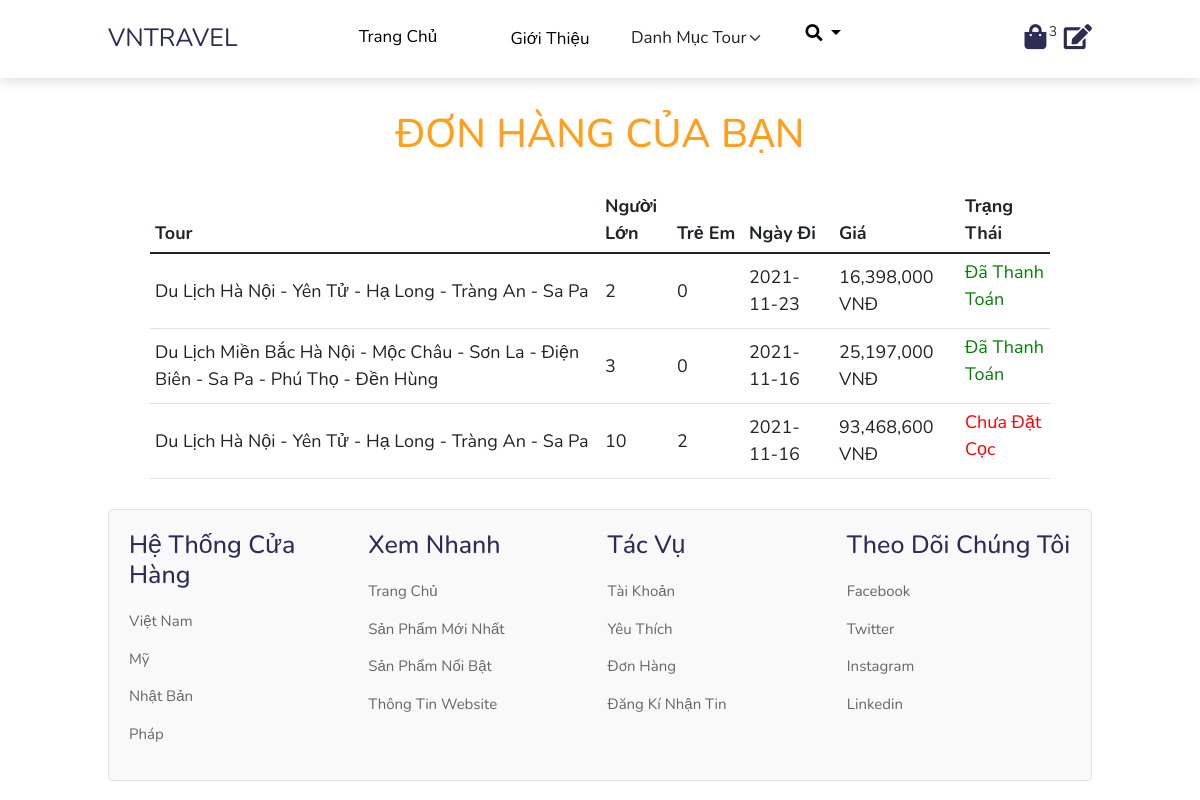
/order (signed in), run on an earlier commit of the app's database.
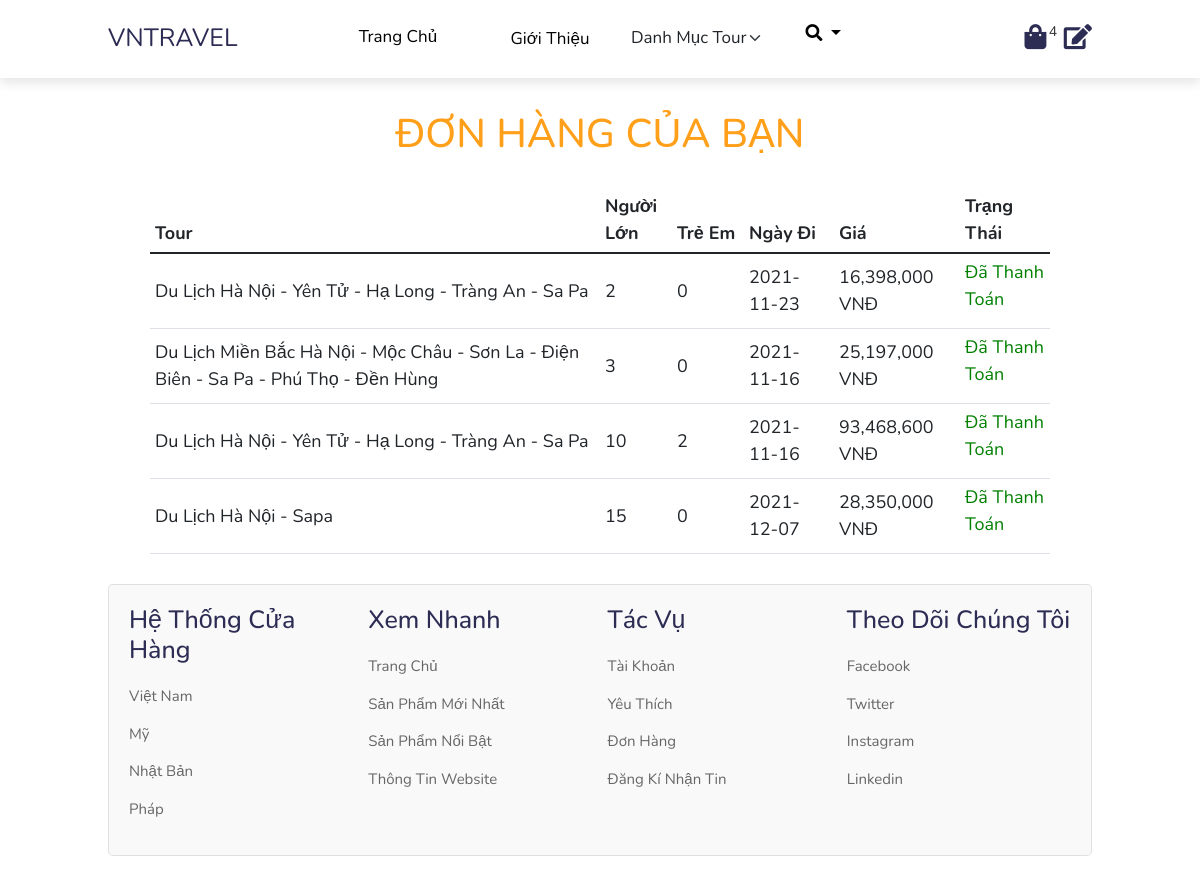
And on a later commit of the database.
### tables this page shows
CREATE TABLE `don_hang` (
  `id` int(11) NOT NULL,
  `id_tour` int(11) NOT NULL,
  `id_kh` int(11) NOT NULL,
  `nguoi_lon` int(11) NOT NULL,
  `tre_em` int(11) NOT NULL,
  `ngay_di` varchar(255) NOT NULL,
  `noi_di` varchar(255) NOT NULL,
  `lich_trinh` varchar(10000) NOT NULL,
  `gia` int(11) NOT NULL,
  `ngay_tao` date NOT NULL,
  `dat_coc` int(11) NOT NULL DEFAULT 2,
  `trang_thai` int(11) NOT NULL DEFAULT 2,
  `id_admin` int(11) NOT NULL,
  `thanh_toan` varchar(255) NOT NULL
);

CREATE TABLE `tour` (
  `id` int(11) NOT NULL,
  `ten` varchar(255) NOT NULL,
  `id_diachi` int(11) NOT NULL,
  `anh` varchar(255) NOT NULL,
  `id_danhmuc` int(11) NOT NULL,
  `ngay_di` date DEFAULT NULL,
  `ngay_den` date DEFAULT NULL,
  `noi_di` varchar(255) NOT NULL,
  `mo_ta` varchar(255) NOT NULL,
  `thong_tin` varchar(10000) NOT NULL,
  `gia` varchar(255) NOT NULL,
  `khuyen_mai` varchar(255) NOT NULL,
  `luot_xem` int(11) NOT NULL DEFAULT 0,
  `ngay_tao` date NOT NULL,
  `ngay_sua` date NOT NULL,
  `trang_thai` int(11) NOT NULL DEFAULT 1
);

### commons/helper.php (called while the page is built, shortened)
<?php
function client_render($viewpath, $data = []){
    extract($data);
    include_once "./views/client/layout.php";
}
?>

### business/client/clientpage.php (called while the page is built, shortened)
<?php
function client_order(){
    if( isset($_SESSION['user'])){
        $order = getSelect_by_id('don_hang','id_kh', $_SESSION['user']['id']);
        } else {
            $order = [];
    }
    $category = getSelect("danh_muc", 0, 10);
    $address = getSelect('dia_chi', 0, 10);
    client_render('order.php',[
        "category" => $category,
        "address" => $address,
        "order" => $order,
    ]);
}
?>

### dao/connect_DB.php (called while the page is built, shortened)
<?php
function getConnection(){
    $dbHost = "mysql:host=localhost;dbname=du_an";
    $dbName = 'root';
    $dbPass ='';
    $connection = new PDO($dbHost, $dbName, $dbPass);
    $connection->exec("set names utf8");
    return $connection;
}
function query($sql){
    try {
        $conn = getConnection();
        $statement = $conn->prepare($sql);
        $statement->execute();
        return $statement->fetchAll(PDO::FETCH_ASSOC);
    } catch (PDOException $e) {
        echo "Lỗi: " . $e->getMessage();
    } finally {
        unset($conn);
    }
}
function query_one($sql){
    $args = array_slice(func_get_args(), 1);
    try {
        $conn = getConnection();
        $statement = $conn->prepare($sql);
        $statement->execute($args);
        return $statement->fetch(PDO::FETCH_ASSOC);
    } catch (PDOException $e) {
        echo "Lỗi: " . $e->getMessage();
    } finally {
        unset($conn);
    }
}
?>

### dao/functions.php (called while the page is built, shortened)
<?php
function getSelect_one($table, $value, $id){
    $sql = "SELECT * FROM $table where $value = ?";
    return query_one($sql, $id);
}
function getSelect_by_id($table,$id, $value){
    $sql = "SELECT * FROM $table where $id = '$value'";
    return query($sql);
}
?>

### views/client/order.php (the view, shortened to what the changed rows need)
<h1 class="heading" style="margin-bottom:20px"><span>Đơn hàng của bạn</span> </h1>
<?php
if(empty($order)){
?>
<span style="font-size: 17px; color: red">Bạn chưa có đơn hàng nào !</span>
<?php
} else {
?>
<div class="col-9" style="margin:auto">
    <table class="table table-hover table-condensed" style="font-size: 18px">
        <thead>
            <tr>
            <th style="width:50%">Tour</th>
            <th style="width:8%">Người lớn</th>
            <th style="width:8%">Trẻ em</th>
            <th style="width:10%">Ngày đi</th>
            <th style="width:14%">Giá</th>
            <th style="width:10%">Trạng Thái</th>
            </tr>
        </thead>
        <tbody>
            <?php
            foreach ($order as $od){
                $tour = getSelect_one('tour', 'id', $od['id_tour'])
            ?>
                <tr>
                    <td class="align-middle">
                        <?=$tour['ten']?>
                    </td>
                    <td class="align-middle">
                        <?=$od['nguoi_lon']?>
                    </td>
                    <td class="align-middle">
                        <?=$od['tre_em']?>
                    </td>
                    <td class="align-middle">
                        <?=$od['ngay_di']?>
                    </td>
                    <td class="align-middle">
                        <?=number_format($od['gia'])?> VNĐ
                    </td>
                    <td class="align-middle">
                        <?php
                        if(intval($od['trang_thai']) == 2){
                            if(intval($od['dat_coc']) == 1){
                                echo "<p style='color:green'>Đã đặt cọc";
                            } else {
                                echo "<p style='color:red'>Chưa đặt cọc";
                            }
                        } else {
                            echo "<p style='color:green'>Đã thanh toán";
                        }
                        ?>
                    </td>
                </tr>
            <?php
            }
            ?>
        </tbody>
    </table>
</div>
<?php
}
?>

### views/client/layout.php (shortened to what the changed rows need)
<!DOCTYPE html>
<html lang="en">
<head>
  <link rel="stylesheet" href="https://cdnjs.cloudflare.com/ajax/libs/font-awesome/5.15.3/css/all.min.css">
  <link href="<?= BASE_URL ?>/css/font-awesome.min.css" rel="stylesheet">
  <link rel="stylesheet" href="<?= BASE_URL ?>/css/user.css">
  <link rel="stylesheet" href="<?= BASE_URL ?>/css/tour.css">
  <link rel="stylesheet" href="<?= BASE_URL ?>/css/chitiettour.css">
  <link rel="stylesheet" href="<?= BASE_URL ?>/css/login.css">
  <link href="https://cdn.jsdelivr.net/npm/bootstrap@5.1.0/dist/css/bootstrap.min.css" rel="stylesheet">
  <link href="https://cdn.jsdelivr.net/npm/bootstrap@5.1.3/dist/css/bootstrap.min.css" rel="stylesheet">
</head>
<body>
  <header>
    <div class="icons">
      <?php
      if (isset($_SESSION['user'])) {
      ?>
        <span id="cart-icon">
          <a href="<?= BASE_URL ?>/order" type="submit"><i class="fas fa-shopping-bag cart"></i></a>
          <span class="number"><?= count($order) ?></span>
        </span>
      <?php } ?>
    </div>
  </header>
  <?php include_once $businessView; ?>
</body>
</html>

What changed in the data, as far as the page shows it:
changed don_hang (number 3 of 4 on the later page): trang_thai "Chưa Đặt Cọc" → "Đã Thanh Toán"
added don_hang: id_tour.ten "Du Lịch Hà Nội - Sapa", nguoi_lon "15", tre_em "0", ngay_di "2021-12-07", gia "28,350,000", trang_thai "Đã Thanh Toán"
Also different on the page:
count($order): "3" → "4"
